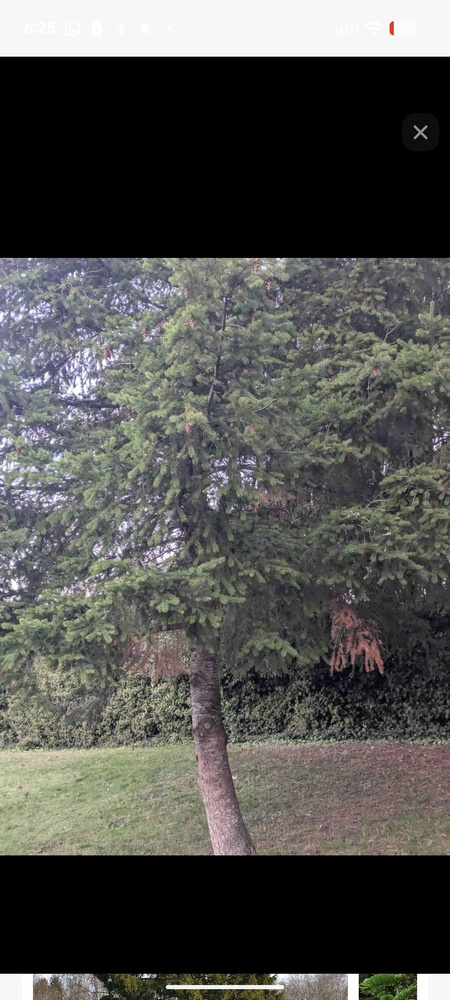
#> input picture 2025-26 Data Links/10-21-2025/Norway Spruce photos/Norway Spruce.jfif, 450 x 1000 px, shrunk from 1080 x 2400 before the run, found by its file name
$ python laplacian.py   (older library calls are emulated)
#> lines starting #> are read from the running program, lines starting #| are printed output that depends on the picture
import cv2
import numpy as np


image_path = r"C:\Users\timishg\Documents\Github\VitalArbor\2025-26 Data Links\10-21-2025\Norway Spruce photos\Norway Spruce.jfif"
image = cv2.imread(image_path, cv2.IMREAD_GRAYSCALE)
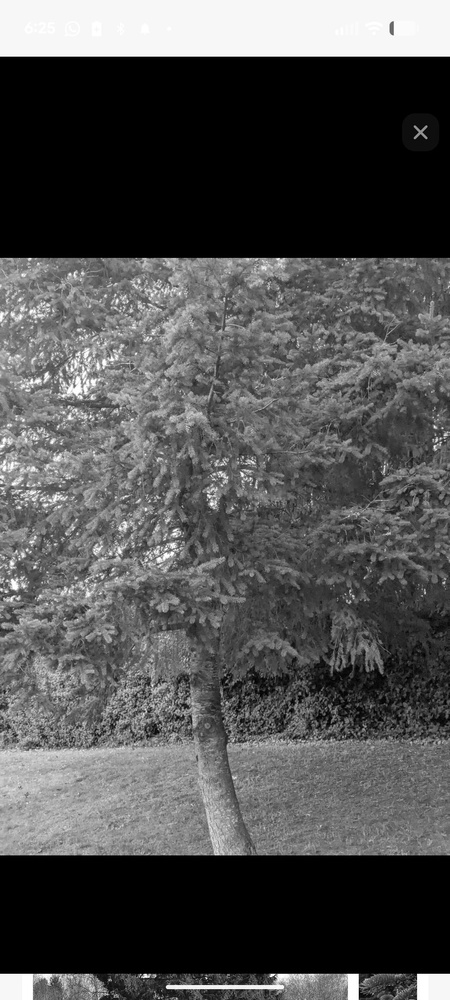
#> image: shape (1000, 450); min 0, max 255, mean 81.5
# Apply the Laplacian operator
laplacian = cv2.Laplacian(image, cv2.CV_64F)  # Use 64-bit float for precision
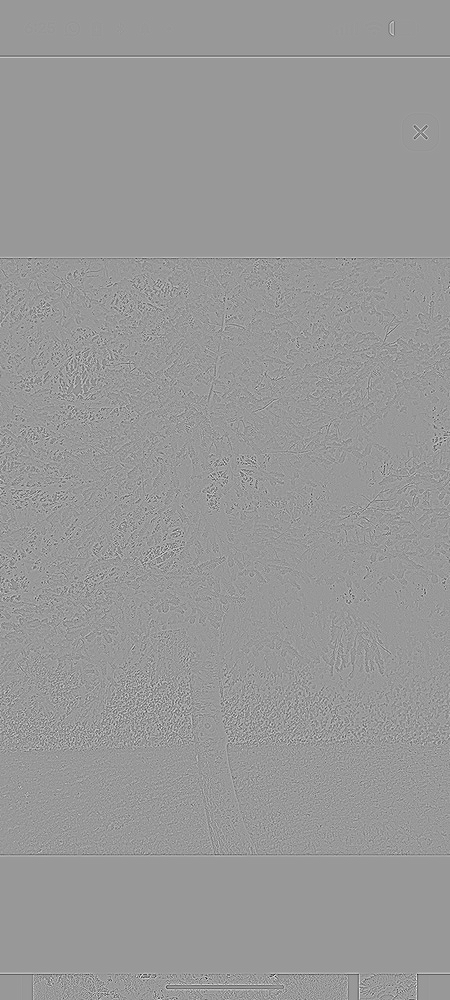
#> laplacian: shape (1000, 450) float64; min -529, max 354, mean 0; drawn with min black and max white

# Convert back to 8-bit (optional, for visualization)
laplacian = cv2.convertScaleAbs(laplacian)
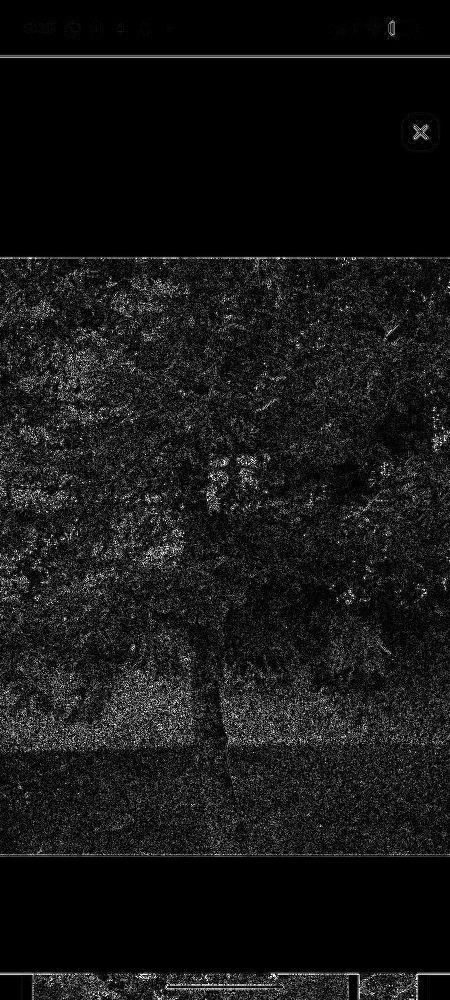
#> laplacian: shape (1000, 450); min 0, max 255, mean 22.4

# Display the result
cv2.imshow('Original Image', image)
cv2.imshow('Laplacian', laplacian)
cv2.waitKey(0)
cv2.destroyAllWindows()
